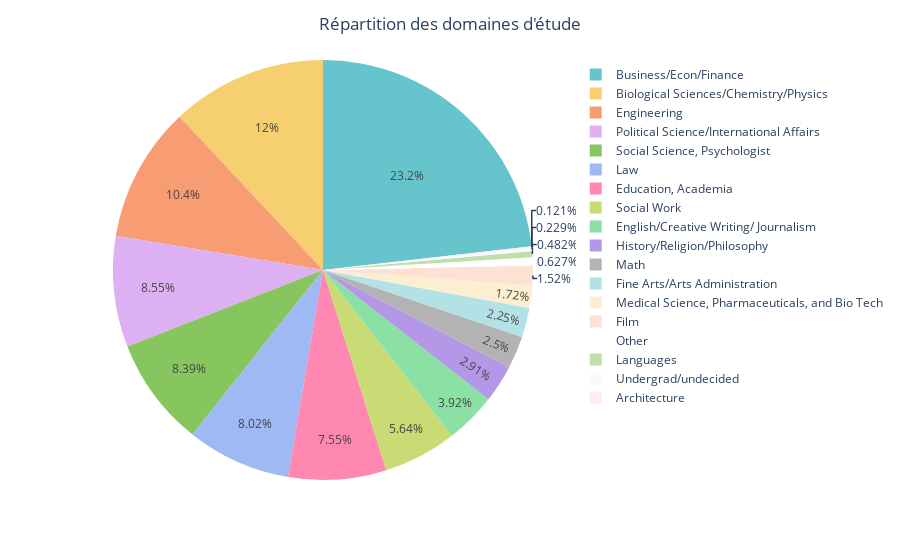

The cell this chart's notebook holds for it:
### Code cell
fig = px.pie(df_field, names = "field_cd_label", values="count", color_discrete_sequence=px.colors.qualitative.Pastel)
fig.update_layout(title="Répartition des domaines d'étude", title_x=0.5)
fig.show()

### Figure 1 — Plotly figure (JSON) as saved in the notebook; plotly's stock layout.template omitted (floating-point values rounded to 4 significant figures)
{"data": [{"domain": {"x": [0, 1], "y": [0, 1]}, "hovertemplate": "field_cd_label=%{label}<br>count=%{value}<extra></extra>", "labels": ["Business/Econ/Finance", "Biological Sciences/Chemistry/Physics", "Engineering", "Political Science/International Affairs", "Social Science, Psychologist", "Law", "Education, Academia", "Social Work", "English/Creative Writing/ Journalism", "History/Religion/Philosophy", "Math", "Fine Arts/Arts Administration", "Medical Science, Pharmaceuticals, and Bio Tech", "Film", "Other", "Languages", "Undergrad/undecided", "Architecture"], "legendgroup": "", "name": "", "showlegend": true, "type": "pie", "values": [1925, 993, 864, 709, 696, 665, 626, 468, 325, 241, 207, 187, 143, 126, 52, 40, 19, 10]}], "layout": {"legend": {"tracegroupgap": 0}, "margin": {"t": 60}, "piecolorway": ["rgb(102, 197, 204)", "rgb(246, 207, 113)", "rgb(248, 156, 116)", "rgb(220, 176, 242)", "rgb(135, 197, 95)", "rgb(158, 185, 243)", "rgb(254, 136, 177)", "rgb(201, 219, 116)", "rgb(139, 224, 164)", "rgb(180, 151, 231)", "rgb(179, 179, 179)"], "title": {"text": "Répartition des domaines d'étude", "x": 0.5}}}
